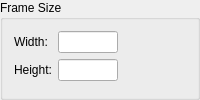
    <widget class="QGroupBox" name="groupBox">
     <property name="sizePolicy">
      <sizepolicy hsizetype="Expanding" vsizetype="Fixed">
       <horstretch>0</horstretch>
       <verstretch>0</verstretch>
      </sizepolicy>
     </property>
     <property name="title">
      <string>Frame Size</string>
     </property>
     <layout class="QFormLayout" name="formLayout">
      <property name="sizeConstraint">
       <enum>QLayout::SetMinimumSize</enum>
      </property>
      <item row="0" column="0">
       <widget class="QLabel" name="framewLabel">
        <property name="sizePolicy">
         <sizepolicy hsizetype="Preferred" vsizetype="Preferred">
          <horstretch>0</horstretch>
          <verstretch>0</verstretch>
         </sizepolicy>
        </property>
        <property name="text">
         <string>Width:</string>
        </property>
       </widget>
      </item>
      <item row="0" column="1">
       <widget class="QLineEdit" name="framewEdit">
        <property name="sizePolicy">
         <sizepolicy hsizetype="Expanding" vsizetype="Fixed">
          <horstretch>0</horstretch>
          <verstretch>0</verstretch>
         </sizepolicy>
        </property>
        <property name="maximumSize">
         <size>
          <width>60</width>
          <height>16777215</height>
         </size>
        </property>
       </widget>
      </item>
      <item row="1" column="0">
       <widget class="QLabel" name="framehLabel">
        <property name="sizePolicy">
         <sizepolicy hsizetype="Preferred" vsizetype="Preferred">
          <horstretch>0</horstretch>
          <verstretch>0</verstretch>
         </sizepolicy>
        </property>
        <property name="text">
         <string>Height:</string>
        </property>
       </widget>
      </item>
      <item row="1" column="1">
       <widget class="QLineEdit" name="framehEdit">
        <property name="sizePolicy">
         <sizepolicy hsizetype="Expanding" vsizetype="Fixed">
          <horstretch>0</horstretch>
          <verstretch>0</verstretch>
         </sizepolicy>
        </property>
        <property name="maximumSize">
         <size>
          <width>60</width>
          <height>16777215</height>
         </size>
        </property>
       </widget>
      </item>
     </layout>
    </widget>
